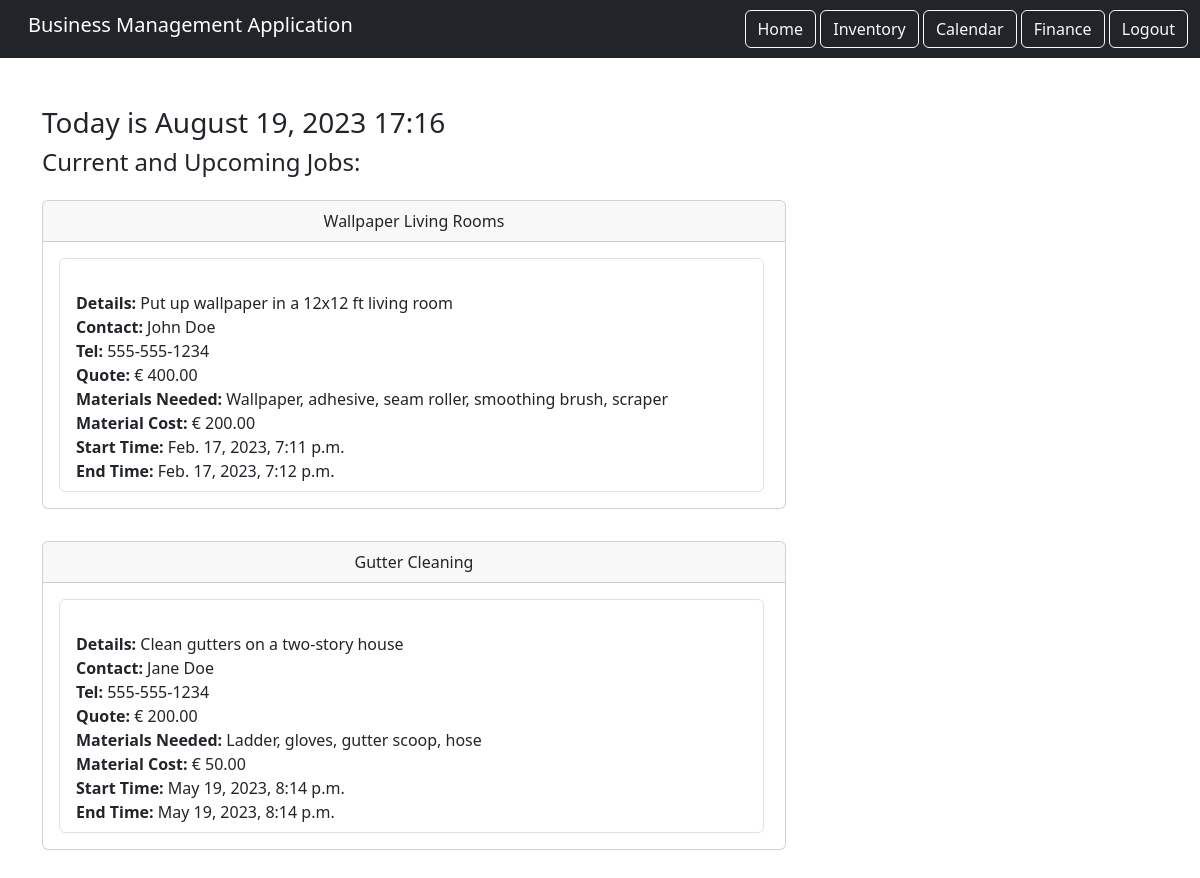
The app's page / (signed in), older data.
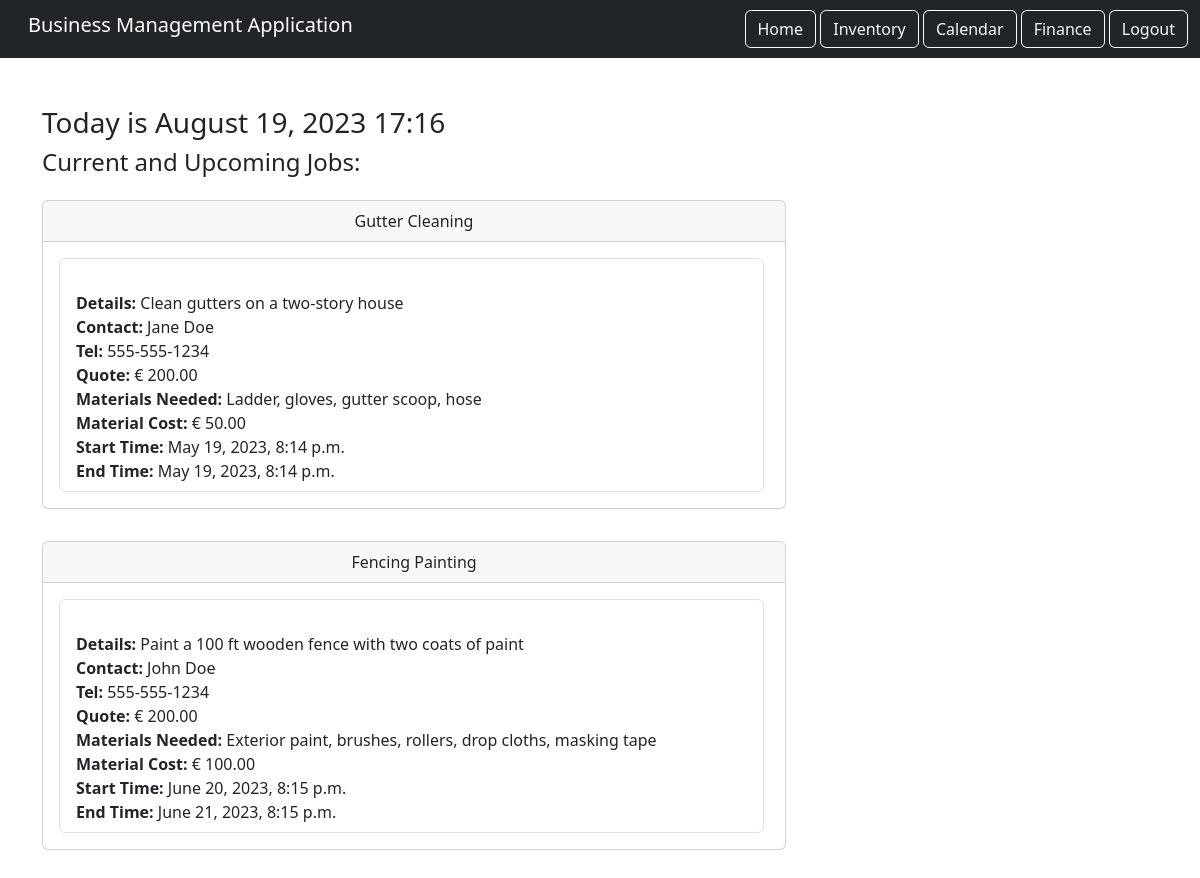
The same page, newer data.
### calendar_component/models.py (models this page shows, shortened)
class Booking(models.Model):
    title = models.CharField(max_length=200)
    details = models.TextField()
    contact = models.CharField(max_length=200)
    phone_number = models.CharField(max_length=15)
    quote = models.DecimalField(max_digits=10, decimal_places=2)
    materials_needed = models.TextField()
    materials_cost = models.DecimalField(max_digits=10, decimal_places=2)
    start_time = models.DateTimeField()
    end_time = models.DateTimeField()
    completed = models.BooleanField(default=False)
    user = models.ForeignKey(User, on_delete=models.CASCADE, related_name='bookings')

### home/views.py (the view)
# urls.py: path('', views.HomePage.as_view(), name="home"),
class HomePage(LoginRequiredMixin, TemplateView):
    template_name = 'home.html'
    login_url = '/login' # if user is not logged in and trys to access home.html they are redirected to the login page
    def get_context_data(self, **kwargs):
        context = super().get_context_data(**kwargs)
        context['current_date_time'] = timezone.localtime(timezone.now()) # gets the current date, year and time
        user_bookings = Booking.objects.filter(completed=False, user=self.request.user)
        context['bookings'] = user_bookings[:2]
        return context

### home/templates/home.html (shortened to what this page needs)
{% extends 'base.html' %}
{% load static %}
{% block content %}
<div>
    <h3>Today is {{ current_date_time|date:'F d, Y H:i' }}</h3>
</div>
<div>
    <h4>Current and Upcoming Jobs:</h4>
</div>
<div>
    {% for booking in bookings %}
        <div class="col-md-8 py-3">
            <div class="card">
                <div class="card-header text-center">
                    {{ booking.title }}
                </div>
                <div class="card-body">
                    <ul class="list-group">
                        <li class="list-group-item">
                            <br> <span class="text-left"><strong> Details: </strong> {{ booking.details }}</span>
                            <br> <span class="text-left"><strong> Contact: </strong> {{ booking.contact }}</span>
                            <br> <span class="text-left"><strong> Tel: </strong> {{ booking.phone_number }}</span>
                            <br> <span class="text-left"><strong> Quote: </strong> &euro; {{ booking.quote }}</span>
                            <br> <span class="text-left"><strong> Materials Needed: </strong> {{ booking.materials_needed }}</span>
                            <br> <span class="text-left"><strong> Material Cost: </strong> &euro; {{ booking.materials_cost }} </span>
                            <br> <span class="text-left"><strong> Start Time: </strong> {{ booking.start_time }}</span>
                            <br> <span class="text-left"><strong> End Time: </strong> {{ booking.end_time }}</span>
                    </ul>
                </div>
            </div>
        </div>
    {% endfor %}
</div>
{% endblock content %}

### static/templates/base.html (shortened to what this page needs)
{% load static %}
<!DOCTYPE html>
<html lang="en">
  <head>
    <link
      href="https://cdn.jsdelivr.net/npm/bootstrap@5.3.0-alpha1/dist/css/bootstrap.min.css"
      rel="stylesheet"
    />
    <link rel="stylesheet" href="{% static 'css/style.css' %}">
  </head>
  <body>
    <nav class="navbar navbar-dark bg-dark">
      <div class="container-fluid">
          <div class="navbar-brand ps-3">
            <h5>Business Management Application</h5>
          </div>
            <div class="ms-auto">
              {% if user.is_authenticated %}
              <a href="{% url 'home' %}" class="btn btn-outline-light  btn-3d-click">Home</a>
              <a href="{% url 'inventory_list' %}" class="btn btn-outline-light  btn-3d-click">Inventory</a>
              <a href="{% url 'calendar_component:calendar' %}" class="btn btn-outline-light  btn-3d-click">Calendar</a>
              <a href="{% url 'finance' %}" class="btn btn-outline-light  btn-3d-click">Finance</a>
              <a href="{% url 'logout' %}" class="btn btn-outline-light ml-6 btn-3d-click">Logout</a>
              {% else %}
                     pass
              {% endif %}
            </div>
      </div>
    </nav>
    <div class="container my-5">
        {% block content %}
        {% endblock %}
    </div>
  </body>
</html>

### static/css/style.css (style rules this page uses)
ul { height: 100%; padding: 0px 5px 0px 20px; }
a { color: #17a2b8; }

Row changes from the older to the newer data that the page shows:
removed Booking: title "Wallpaper Living Rooms", details "Put up wallpaper in a 12x12 ft living room", contact "John Doe", phone_number "555-555-1234", quote "400.00", materials_needed "Wallpaper, adhesive, seam roller, smoothing brush, scraper", materials_cost "200.00", start_time "Feb. 17, 2023, 7:11 p.m.", end_time "Feb. 17, 2023, 7:12 p.m."
now on this page (row unchanged): Booking: title "Fencing Painting", details "Paint a 100 ft wooden fence with two coats of paint", contact "John Doe", phone_number "555-555-1234", quote "200.00", materials_needed "Exterior paint, brushes, rollers, drop cloths, masking tape", materials_cost "100.00", start_time "June 20, 2023, 8:15 p.m.", end_time "June 21, 2023, 8:15 p.m."
